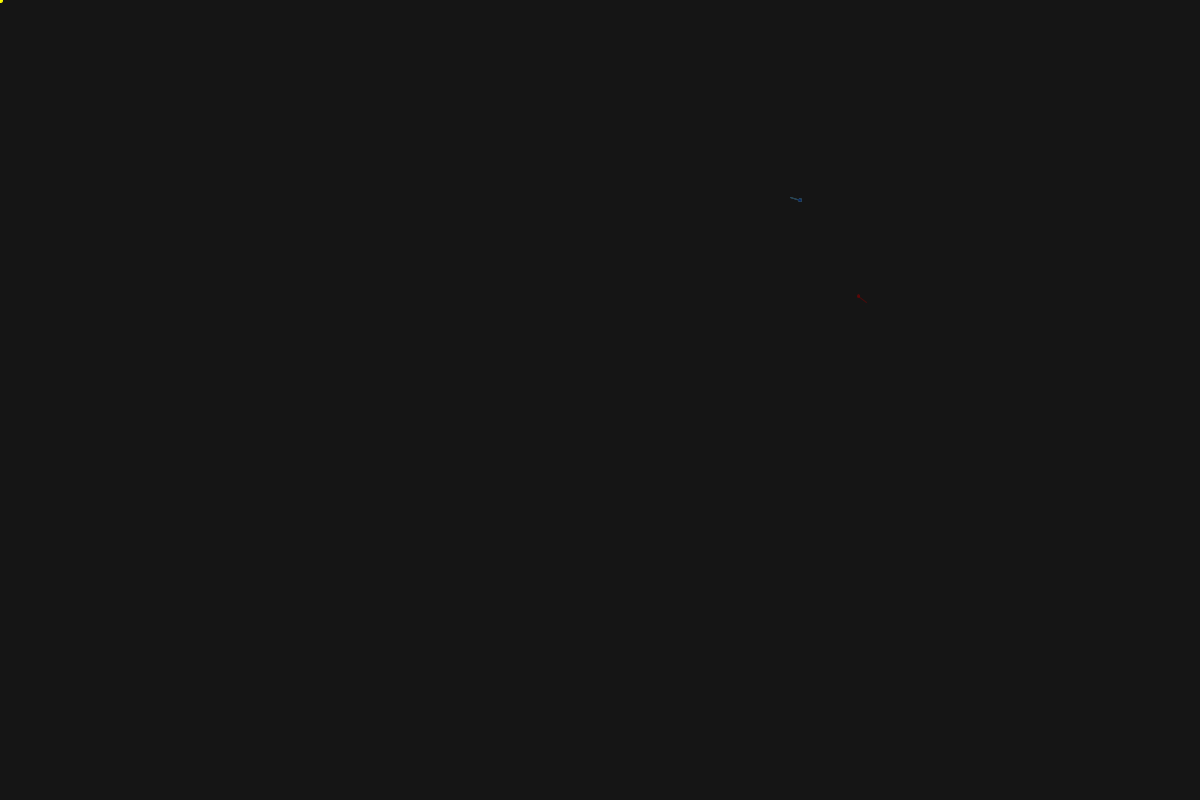
Frame 1 (no input)
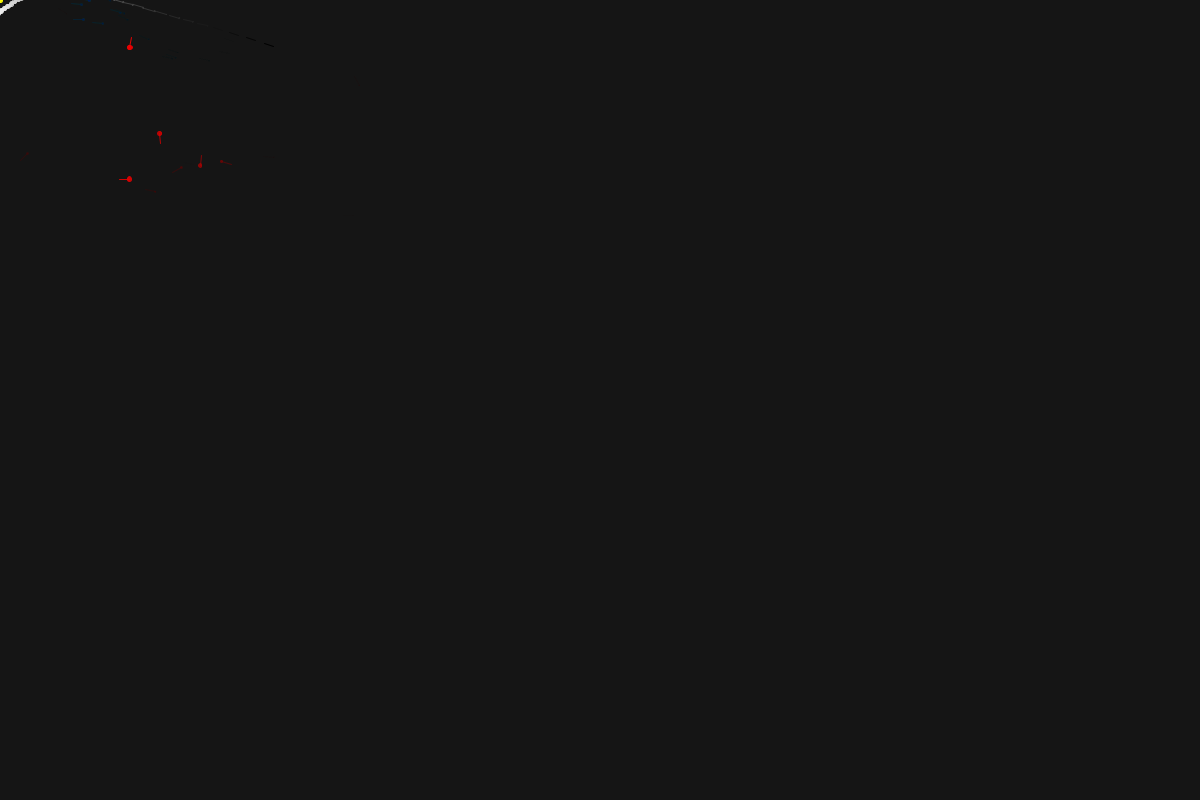
Frame 60 (the mouse pressed at the canvas centre just before this capture)
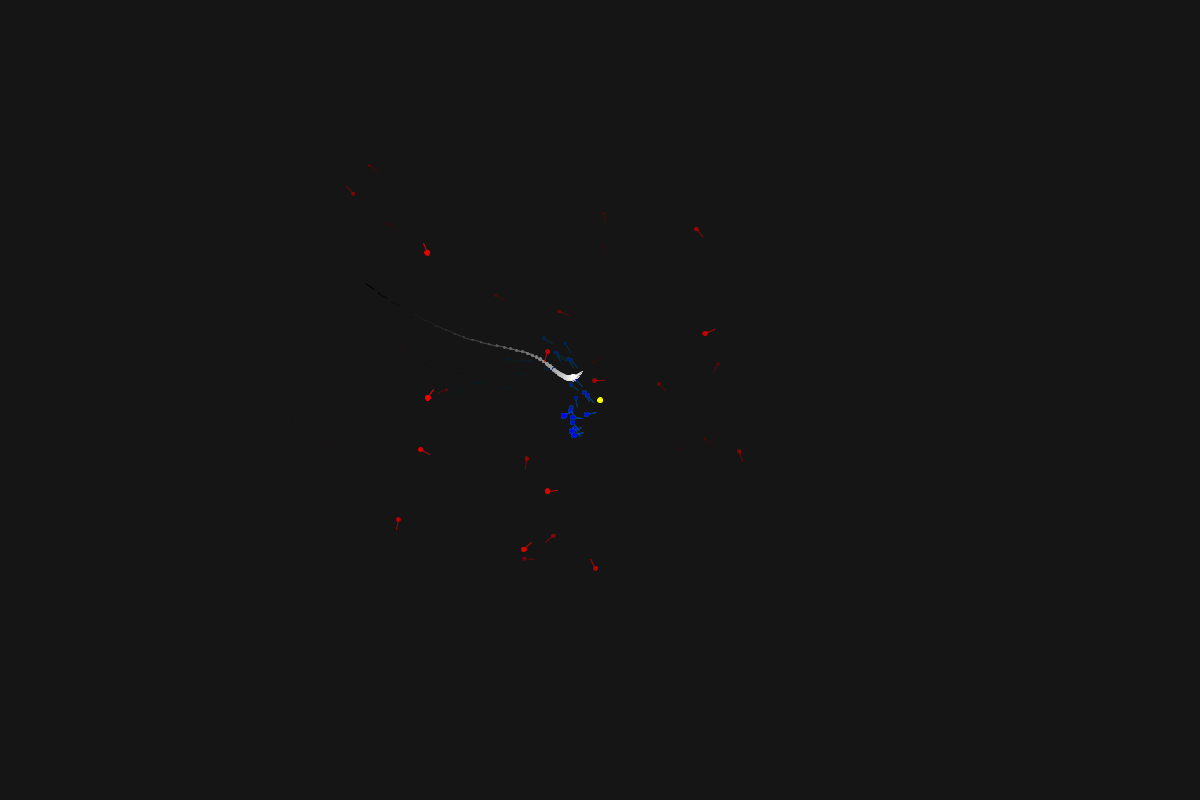
Frame 120 (the mouse held since frame 60 and released just before this capture)

The Processing sketch that drew these frames (run headless with seeded random() and noise(); from frame 60 on, the mouse is pressed at the canvas centre):

// Processing sketch: kalman
// ── kalman.pde
float t = 0;
float dt = 0.1;
int ppu = 40;
float noiseSpread = 10;
//State bias = new State(random(2)-1, random(2)-1, random(2)-1, random(2)-1);
State bias = new State(0, 0, 0, 0);
boolean usefilter = true;

ArrayList<State> xes = new ArrayList<State>();
ArrayList<State> xest = new ArrayList<State>();
ArrayList<State> ys = new ArrayList<State>();
ArrayList<State> ysest = new ArrayList<State>();
int size = 40;

Matrix4 A = new Matrix4(   0,  0,  1,  0,
                           0,  0,  0,  1,
                           0,  0, -2,  0, 
                           0,  0,  0, -2 );

Matrix4 B = new Matrix4(   0,  0,  0,  0,
                           0,  0,  0,  0,
                           0,  0,  1,  0, 
                           0,  0,  0,  1 );

Matrix4 C = new Matrix4(   1,  0,  0,  0,
                           0,  1,  0,  0,
                           0,  0,  1,  0, 
                           0,  0,  0,  1 );

Matrix4 D = new Matrix4(   0,  0,  0,  0,
                           0,  0,  0,  0,
                           0,  0,  0,  0, 
                           0,  0,  0,  0 );
                           
Matrix4 Kf = new Matrix4(0.1,  0,  0,  0,
                           0,0.1,  0,  0,
                           0,  0,0.1,  0, 
                           0,  0,  0,0.1 );
 
Matrix4 S = new Matrix4(add(new Matrix4(), multiply(A, dt)));

State pref = new State();
State u = new State();

void setup(){
  Kf = multiply(Kf, 1.0);
  
  size(1200, 800);
  smooth(1);
  frameRate(30);
  xes.add(new State(5.0, 5.0));
  xest.add(new State(5.0, 5.0));
  ys.add(new State(5.0, 5.0));
  ysest.add(new State(5.0, 5.0));
}

void draw(){
  background(21);
  
  update();
  
  stroke(127);
  //line(0, height/2+0.5, width, height/2);
  //line(width/2+0.5, 0, width/2, height);
  
  stroke(255);
  fill(255);
  for (int i = 0; i < xes.size(); i++) {
    float f = float(i)/xes.size();
    
    //state - white
    stroke(255 * f);
    fill(255 * f);
    ellipse(width/2 + ppu*xes.get(i).x, height/2 - ppu*xes.get(i).y, 5*f, 5*f);
    float k = sqrt(xes.get(i).vx*xes.get(i).vx + xes.get(i).vy*xes.get(i).vy);
    line(width/2 + ppu*xes.get(i).x, height/2 - ppu*xes.get(i).y, width/2 + ppu*xes.get(i).x + 10*xes.get(i).vx/k, height/2 - ppu*xes.get(i).y - 10*xes.get(i).vy/k);
    
    //estimated state - green
    stroke(0, 255*f, 0, 255*f);
    fill(0, 255*f, 0, 255*f);
    ellipse(width/2 + ppu*xest.get(i).x, height/2 - ppu*xest.get(i).y, 5*f, 5*f);
    k = sqrt(xest.get(i).vx*xest.get(i).vx + xest.get(i).vy*xest.get(i).vy);
    line(width/2 + ppu*xest.get(i).x, height/2 - ppu*xest.get(i).y, width/2 + ppu*xest.get(i).x + 10*xest.get(i).vx/k, height/2 - ppu*xest.get(i).y - 10*xest.get(i).vy/k);
    
    //output - red
    stroke(255*f, 0, 0, 255*f);
    fill(255*f, 0, 0, 255*f);
    ellipse(width/2 + ppu*ys.get(i).x, height/2 - ppu*ys.get(i).y, 5*f, 5*f);
    k = sqrt(ys.get(i).vx*ys.get(i).vx + ys.get(i).vy*ys.get(i).vy);
    line(width/2 + ppu*ys.get(i).x, height/2 - ppu*ys.get(i).y, width/2 + ppu*ys.get(i).x + 10*ys.get(i).vx/k, height/2 - ppu*ys.get(i).y - 10*ys.get(i).vy/k);
    
    //estimated output - blue
    stroke(0, 0, 255*f, 255*f);
    fill(0, 0, 255*f, 255*f);
    ellipse(width/2 + ppu*ysest.get(i).x, height/2 - ppu*ysest.get(i).y, 5*f, 5*f);
    k = sqrt(ysest.get(i).vx*ysest.get(i).vx + ysest.get(i).vy*ysest.get(i).vy);
    line(width/2 + ppu*ysest.get(i).x, height/2 - ppu*ysest.get(i).y, width/2 + ppu*ysest.get(i).x + 10*ysest.get(i).vx/k, height/2 - ppu*ysest.get(i).y - 10*ysest.get(i).vy/k);
    
  }
  stroke(255, 255, 0, 255);
  fill(255, 255, 0, 255);
  ellipse(width/2 + ppu*pref.x, height/2 - ppu*pref.y, 5, 5);
  
  //ellipse(width/2 + ppu*x1, height/2 - ppu*x2, 5, 5);
}

void update(){
  State p    = new State(xes.get(xes.size() - 1));
  State pest    = new State(xest.get(xest.size() - 1));
  
  State yold = new State( ys.get( ys.size() - 1));
  State yestold = new State( ysest.get( ysest.size() - 1));
  
  State y    = new State();
  State yest = new State();
  
  pref.x = float(mouseX - width/2) / ppu;
  pref.y = float(height/2 - mouseY) / ppu;
  
  if (usefilter) {
    u.vx = pref.x - yestold.x;
    u.vy = pref.y - yestold.y;
  }
  else{
    u.vx = pref.x - yold.x;
    u.vy = pref.y - yold.y;
  }
  
  p    = add( multiply( S, p    ), multiply( multiply(B, dt), u ));
  pest = add( multiply( S, pest ), multiply( multiply(B, dt), u ));
  pest = add(pest, multiply(Kf, subtract(yold, yestold)));
  //pest.print();
  
  y = add(multiply(C, p), multiply(D, u));
  y.x += random(noiseSpread) - noiseSpread/2 + bias.x;
  y.y += random(noiseSpread) - noiseSpread/2 + bias.y;
  y.vx += random(noiseSpread) - noiseSpread/2 + bias.vx;
  y.vy += random(noiseSpread) - noiseSpread/2 + bias.vy;
  
  yest = add(multiply(C, pest), multiply(D, u));
  
  xes.add(p);
  xest.add(pest);
  ys.add(new State(y));
  ysest.add(new State(yest));
  if (xes.size() >= size) {
    xes.remove(0);
    xest.remove(0);
    ys.remove(0);
    ysest.remove(0);
  }
}
// ── functions.pde

State add(State s1, State s2){
  return new State( s1.x + s2.x, 
                    s1.y + s2.y, 
                    s1.vx + s2.vx, 
                    s1.vy + s2.vy );
}

State subtract(State s1, State s2){
  return new State( s1.x - s2.x, 
                    s1.y - s2.y, 
                    s1.vx - s2.vx, 
                    s1.vy - s2.vy );
}

State multiply(Matrix4 m, State s){
  float o1 = s.x*m.a11 + s.y*m.a12 + s.vx*m.a13 + s.vy*m.a14;
  float o2 = s.x*m.a21 + s.y*m.a22 + s.vx*m.a23 + s.vy*m.a24;
  float o3 = s.x*m.a31 + s.y*m.a32 + s.vx*m.a33 + s.vy*m.a34;
  float o4 = s.x*m.a41 + s.y*m.a42 + s.vx*m.a43 + s.vy*m.a44;
  return new State(o1, o2, o3, o4);
}

Matrix4 add(Matrix4 m1, Matrix4 m2){
  return new Matrix4( m1.a11+m2.a11, m1.a12+m2.a12, m1.a13+m2.a13, m1.a14+m2.a14, 
                      m1.a21+m2.a21, m1.a22+m2.a22, m1.a23+m2.a23, m1.a24+m2.a24, 
                      m1.a31+m2.a31, m1.a32+m2.a32, m1.a33+m2.a33, m1.a34+m2.a34, 
                      m1.a41+m2.a41, m1.a42+m2.a42, m1.a43+m2.a43, m1.a44+m2.a44 );
}

Matrix4 multiply(Matrix4 m, float f){
  return new Matrix4( m.a11*f, m.a12*f, m.a13*f, m.a14*f, 
                      m.a21*f, m.a22*f, m.a23*f, m.a24*f, 
                      m.a31*f, m.a32*f, m.a33*f, m.a34*f, 
                      m.a41*f, m.a42*f, m.a43*f, m.a44*f );
}
// ── input.pde

void keyPressed(){
  switch(key){
    case 'u':
    case 'U':
      usefilter = !usefilter;
      if (usefilter) {
        println("Using K.F.");
      }else{
        println("not Using K.F.");
      }
    break;
  }
  
}
// ── math.pde
class State{
  float x;
  float y;
  float vx;
  float vy;
  
  State(float _x, float _y, float _vx, float _vy){
    x = _x;
    y = _y;
    vx = _vx;
    vy = _vy;
  }
  State(float _x, float _y){
    x = _x;
    y = _y;
    vx = 0;
    vy = 0;
  }
  State(){
    x = 0;
    y = 0;
    vx = 0;
    vy = 0;
  }
  State(State p){
    x = p.x;
    y = p.y;
    vx = p.vx;
    vy = p.vy;
  }
  void multiply(Matrix4 m){
    x  = x*m.a11 + y*m.a12 + vx*m.a13 + vy*m.a14;
    y  = x*m.a21 + y*m.a22 + vx*m.a23 + vy*m.a24;
    vx = x*m.a31 + y*m.a32 + vx*m.a33 + vy*m.a34;
    vy = x*m.a41 + y*m.a42 + vx*m.a43 + vy*m.a44; 
  }
  void  print(){
    println("____________________________");
    println(x, " ", y, " ", vx, " ", vy);
  }
}

class Matrix4{
  float a11, a12, a13, a14, 
        a21, a22, a23, a24,
        a31, a32, a33, a34,
        a41, a42, a43, a44;
  
  Matrix4(  float _a11, float _a12, float _a13, float _a14,
            float _a21, float _a22, float _a23, float _a24,
            float _a31, float _a32, float _a33, float _a34,
            float _a41, float _a42, float _a43, float _a44 ){
    a11 = _a11;
    a12 = _a12;
    a13 = _a13;
    a14 = _a14;
    
    a21 = _a21;
    a22 = _a22;
    a23 = _a23;
    a24 = _a24;
    
    a31 = _a31;
    a32 = _a32;
    a33 = _a33;
    a34 = _a34;
    
    a41 = _a41;
    a42 = _a42;
    a43 = _a43;
    a44 = _a44;
  }
  Matrix4(Matrix4 m){
    a11 = m.a11;
    a12 = m.a12;
    a13 = m.a13;
    a14 = m.a14;
    
    a21 = m.a21;
    a22 = m.a22;
    a23 = m.a23;
    a24 = m.a24;
    
    a31 = m.a31;
    a32 = m.a32;
    a33 = m.a33;
    a34 = m.a34;
    
    a41 = m.a41;
    a42 = m.a42;
    a43 = m.a43;
    a44 = m.a44;
  }
  Matrix4(float _a11, float _a22, float _a33, float _a44){
    a11 = _a11;
    a12 = 0;
    a13 = 0;
    a14 = 0;
    
    a21 = 0;
    a22 = _a22;
    a23 = 0;
    a24 = 0;
    
    a31 = 0;
    a32 = 0;
    a33 = _a33;
    a34 = 0;
    
    a41 = 0;
    a42 = 0;
    a43 = 0;
    a44 = _a44;
  }
  
  Matrix4(){
    a11 = 1;
    a12 = 0;
    a13 = 0;
    a14 = 0;
    
    a21 = 0;
    a22 = 1;
    a23 = 0;
    a24 = 0;
    
    a31 = 0;
    a32 = 0;
    a33 = 1;
    a34 = 0;
    
    a41 = 0;
    a42 = 0;
    a43 = 0;
    a44 = 1;
  }
  
  void print(){
    println("-----------------------------------------");
    println(a11, " ", a12, " ", a13, " ", a14);
    println(a21, " ", a22, " ", a23, " ", a24);
    println(a31, " ", a32, " ", a33, " ", a34);
    println(a41, " ", a42, " ", a43, " ", a44);
  }
}
// ── point.pde


class Point{
  float x;
  float y;
  
  Point(float _x, float _y){
    x = _x;
    y = _y;
  }
  Point(){
    x = 0;
    y = 0;
  }
  Point(Point p){
    x = p.x;
    y = p.y;
  }
  
  
  
}
